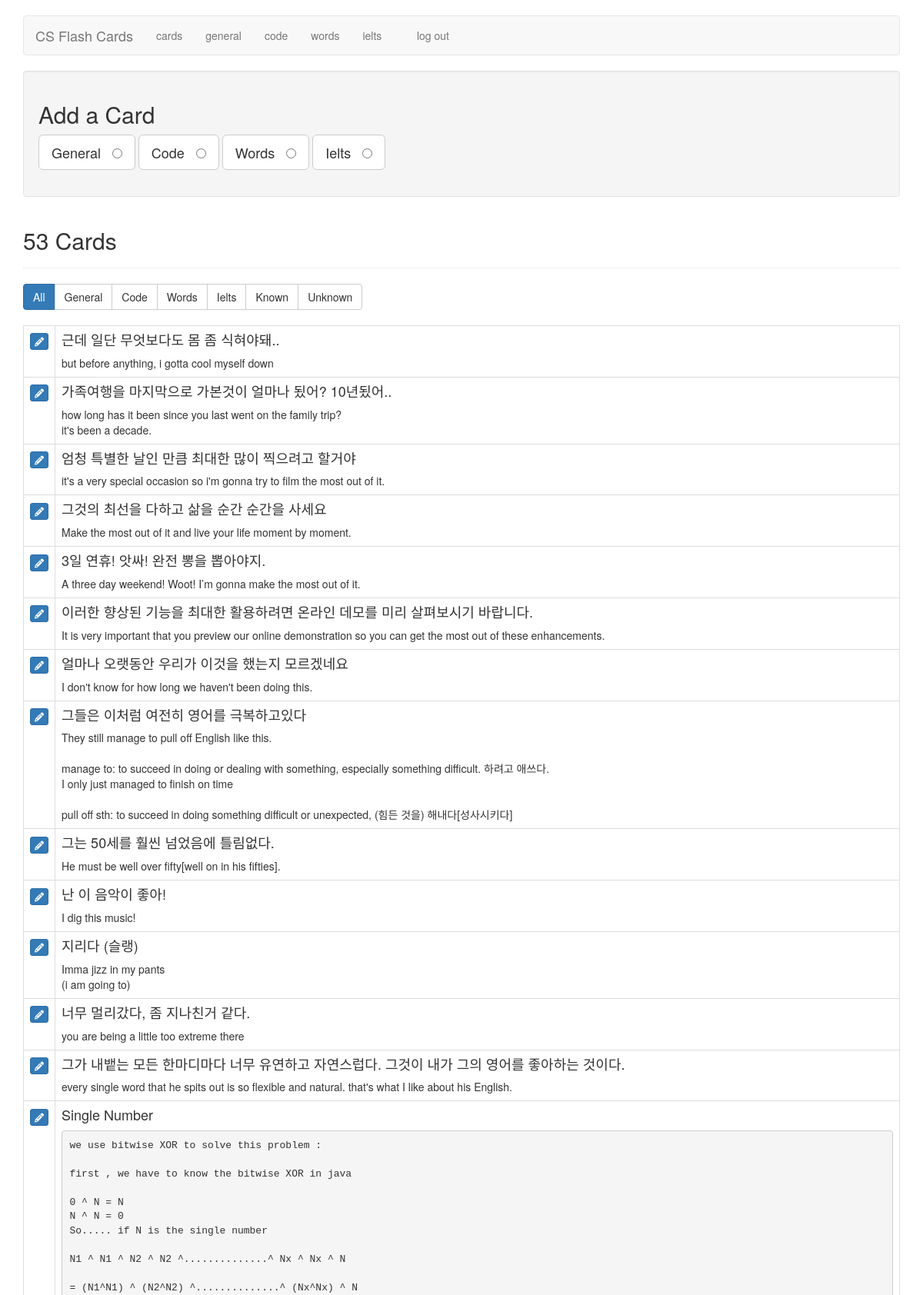
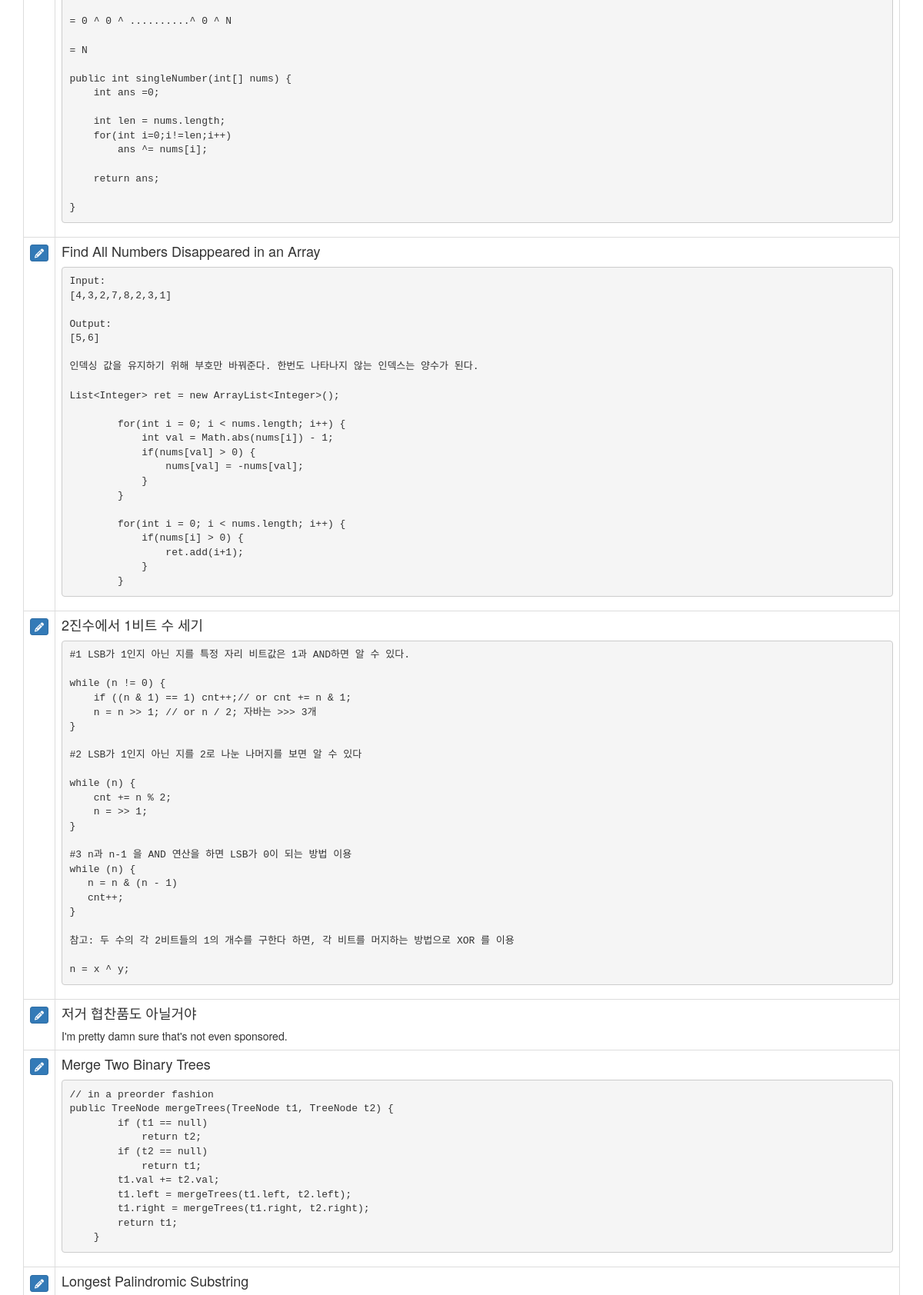
The app's page /cards (signed in, upper part) with its own data (2 pictures, top to bottom).
### tables this page shows
CREATE TABLE cards (
  id integer primary key autoincrement,
   /* 1 for interview, 2 for code, 3 for english, 4 for ielts */
  type tinyint not null,
  front text not null,
  back text not null,
  sort int default 0,
  known boolean default 0
);

### flash_cards.py (the view)
@application.route('/cards')
def cards():
    if not session.get('logged_in'):
        return redirect(url_for('login'))
    db = get_db()
    query = '''
        SELECT id, type, front, back, known
        FROM cards
        ORDER BY id DESC
    '''
    cur = db.execute(query)
    cards = cur.fetchall()
    return render_template('cards.html', cards=cards, filter_name="all")

### flash_cards.py (called while the page is built)
def connect_db():
    rv = sqlite3.connect(application.config['DATABASE'])
    rv.row_factory = sqlite3.Row
    return rv

def get_db():
    if not hasattr(g, 'sqlite_db'):
        g.sqlite_db = connect_db()
    return g.sqlite_db

### templates/cards.html (shortened to what this page needs)
{% extends "layout.html" %}
{% block body %}
    <div class="well editPanel">
        <h2>Add a Card</h2>
        <form action="{{ url_for('add_card') }}" method="post" class="cardForm">
            <div class="form-group">
                <label for="general" class="toggleButton btn btn-default btn-lg">General &nbsp;
                    <input type="radio" name="type" value="1" id="general"/>
                </label>
                <label for="code" class="toggleButton btn btn-default btn-lg">Code &nbsp;
                    <input type="radio" name="type" value="2" id="code"/>
                </label>
                <label for="eng" class="toggleButton btn btn-default btn-lg">Words &nbsp;
                    <input type="radio" name="type" value="3" id="eng"/>
                </label>
                <label for="ielts" class="toggleButton btn btn-default btn-lg">Ielts &nbsp;
                    <input type="radio" name="type" value="4" id="ielts"/>
                </label>
            </div>
        </form>
    </div>
    <div class="page-header">
        <h2>{{ cards|length }} Card{{ '' if (cards|length == 1) else 's' }}</h2>
    </div>
    <div class="btn-group btn-group-md" role="group" aria-label="filters">
        <a href="{{ url_for('filter_cards', filter_name="all") }}" class="btn btn-{{ "primary" if filter_name == "all" else "default" }}">All</a>
        <a href="{{ url_for('filter_cards', filter_name="general") }}" class="btn btn-{{ "primary" if filter_name == "general" else "default" }}">General</a>
        <a href="{{ url_for('filter_cards', filter_name="code") }}" class="btn btn-{{ "primary" if filter_name == "code" else "default" }}">Code</a>
        <a href="{{ url_for('filter_cards', filter_name="eng") }}" class="btn btn-{{ "primary" if filter_name == "eng" else "default" }}">Words</a>
        <a href="{{ url_for('filter_cards', filter_name="ielts") }}" class="btn btn-{{ "primary" if filter_name == "ielts" else "default" }}">Ielts</a>
        <a href="{{ url_for('filter_cards', filter_name="known") }}" class="btn btn-{{ "primary" if filter_name == "known" else "default" }}">Known</a>
        <a href="{{ url_for('filter_cards', filter_name="unknown") }}" class="btn btn-{{ "primary" if filter_name == "unknown" else "default" }}">Unknown</a>
    </div>
    <br />
    <br />
    <table class="table table-bordered">
        {% for card in cards %}
            <tr>
                <td>
                    <a href="{{ url_for('edit', card_id=card.id) }}" class="btn btn-xs btn-primary"><i class="fa fa-pencil" aria-hidden="true"></i></a>
                </td>
                <td class="cardContent">
                    <h4>
                        {{ card.front }}
                    </h4>
                    {% if card.type != 2%}
                        {{ card.back|replace("\n", "<br />")|safe }}
                    {% else %}
                        <pre><code>{{ card.back|escape }}</code></pre>
                    {% endif %}
                </td>
            </tr>
        {% else %}
            <tr>
                <td>
                    <em>No cards to show.</em>
                </td>
            </tr>
        {% endfor %}
    </table>
{% endblock %}

### static/style.css (style rules this page uses)
.cardContent h4 { margin-top: 0; }

### records on screen
cards: front "근데 일단 무엇보다도 몸 좀 식혀야돼..", back "but before anything, i gotta cool myself down"
cards: front "가족여행을 마지막으로 가본것이 얼마나 됬어? 10년됬어..", back "how long has it been since you last went on the family trip? it's been a decade."
cards: front "엄청 특별한 날인 만큼 최대한 많이 찍으려고 할거야", back "it's a very special occasion so i'm gonna try to film the most out of it."
cards: front "그것의 최선을 다하고 삶을 순간 순간을 사세요", back "Make the most out of it and live your life moment by moment."
cards: front "3일 연휴! 앗싸! 완전 뽕을 뽑아야지.", back "A three day weekend! Woot! I’m gonna make the most out of it."
cards: front "이러한 향상된 기능을 최대한 활용하려면 온라인 데모를 미리 살펴보시기 바랍니다.", back "It is very important that you preview our online demonstration so you can get the most out of these enhancements."
cards: front "얼마나 오랫동안 우리가 이것을 했는지 모르겠네요", back "I don't know for how long we haven't been doing this."
cards: front "그들은 이처럼 여전히 영어를 극복하고있다", back "They still manage to pull off English like this. manage to: to succeed in doing or dealing with something, especially something difficult. 하려고 애쓰다. I only just managed to finish on time pull off sth: to succeed in doing something difficult or unexpected, (힘든 것을) 해내다[성사시키다]"
cards: front "그는 50세를 훨씬 넘었음에 틀림없다.", back "He must be well over fifty[well on in his fifties]."
cards: front "난 이 음악이 좋아!", back "I dig this music!"
cards: front "지리다 (슬랭)", back "Imma jizz in my pants (i am going to)"
cards: front "너무 멀리갔다, 좀 지나친거 같다.", back "you are being a little too extreme there"
cards: front "그가 내뱉는 모든 한마디마다 너무 유연하고 자연스럽다. 그것이 내가 그의 영어를 좋아하는 것이다.", back "every single word that he spits out is so flexible and natural. that's what I like about his English."
cards: front "Single Number", back "we use bitwise XOR to solve this problem : first , we have to know the bitwise XOR in java 0 ^ N = N N ^ N = 0 So..... if N is the single number N1 ^ N1 ^ N2 ^ N2 ^..............^ Nx ^ Nx ^ N = (N1^N1) ^ (N2^N2) ^..............^ (Nx^Nx) ^ N = 0 ^ 0 ^ ..........^ 0 ^ N = N public int singleNumber(int[] nums) { int ans =0; int len = nums.length; for(int i=0;i!=len;i++) ans ^= nums[i]; return ans; }"
cards: front "Find All Numbers Disappeared in an Array", back "Input: [4,3,2,7,8,2,3,1] Output: [5,6] 인덱싱 값을 유지하기 위해 부호만 바꿔준다. 한번도 나타나지 않는 인덱스는 양수가 된다. List<Integer> ret = new ArrayList<Integer>(); for(int i = 0; i < nums.length; i++) { int val = Math.abs(nums[i]) - 1; if(nums[val] > 0) { nums[val] = -nums[val]; } } for(int i = 0; i < nums.length; i++) { if(nums[i] > 0) { ret.add(i+1); } }"
cards: front "2진수에서 1비트 수 세기", back "#1 LSB가 1인지 아닌 지를 특정 자리 비트값은 1과 AND하면 알 수 있다. while (n != 0) { if ((n & 1) == 1) cnt++;// or cnt += n & 1; n = n >> 1; // or n / 2; 자바는 >>> 3개 } #2 LSB가 1인지 아닌 지를 2로 나눈 나머지를 보면 알 수 있다 while (n) { cnt += n % 2; n = >> 1; } #3 n과 n-1 을 AND 연산을 하면 LSB가 0이 되는 방법 이용 while (n) { n = n & (n - 1) cnt++; } 참고: 두 수의 각 2비트들의 1의 개수를 구한다 하면, 각 비트를 머지하는 방법으로 XOR 를 이용 n = x ^ y;"
cards: front "저거 협찬품도 아닐거야", back "I'm pretty damn sure that's not even sponsored."
cards: front "Merge Two Binary Trees", back "// in a preorder fashion public TreeNode mergeTrees(TreeNode t1, TreeNode t2) { if (t1 == null) return t2; if (t2 == null) return t1; t1.val += t2.val; t1.left = mergeTrees(t1.left, t2.left); t1.right = mergeTrees(t1.right, t2.right); return t1; }"
cards: front "Longest Palindromic Substring"

### other values on screen
{{ cards|length }} "53"
{{ '' if (cards|length == 1) else 's' }} "s"
